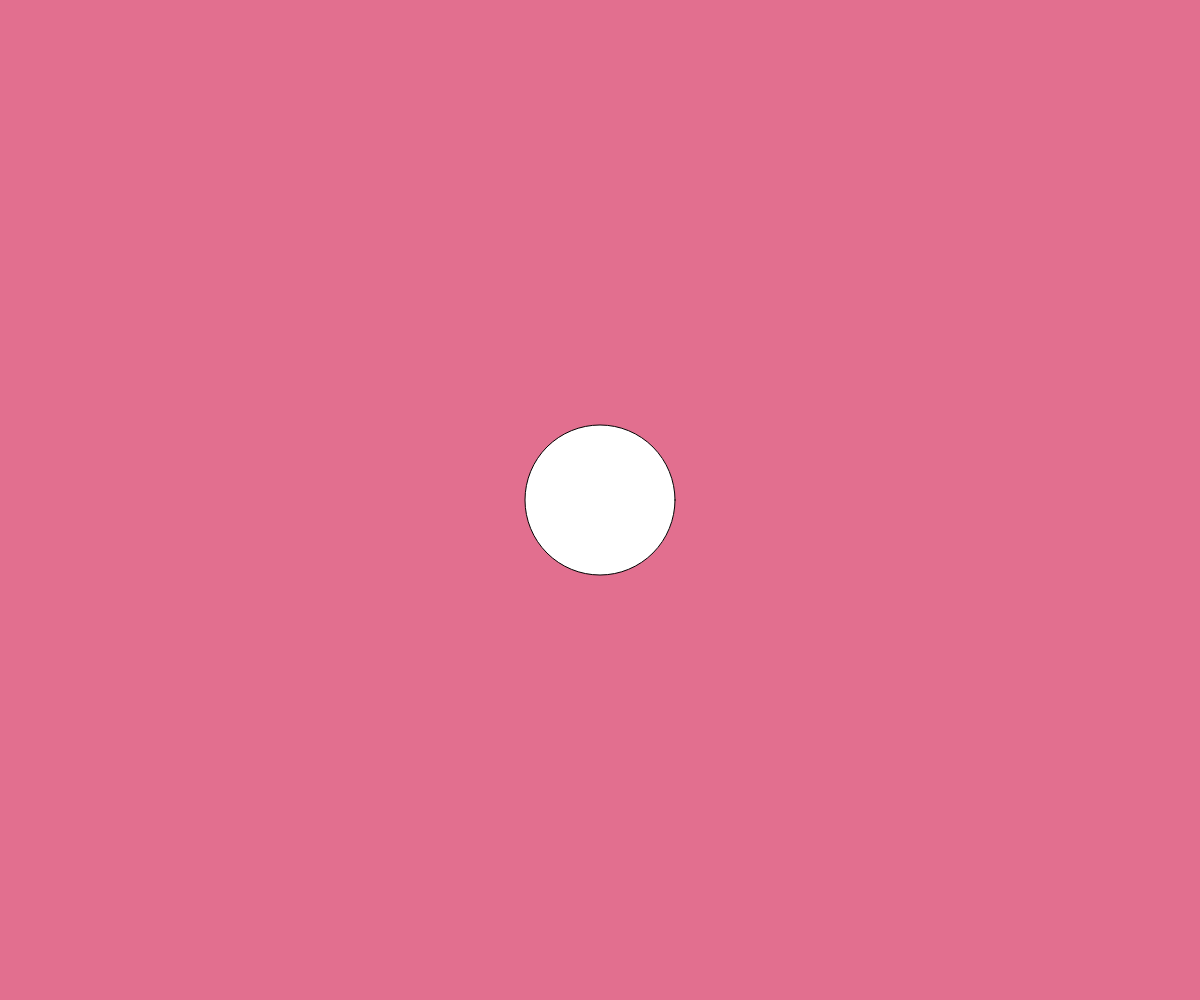
Frame 1 (no input)
Frame 60 (no input): identical to frame 1, image omitted
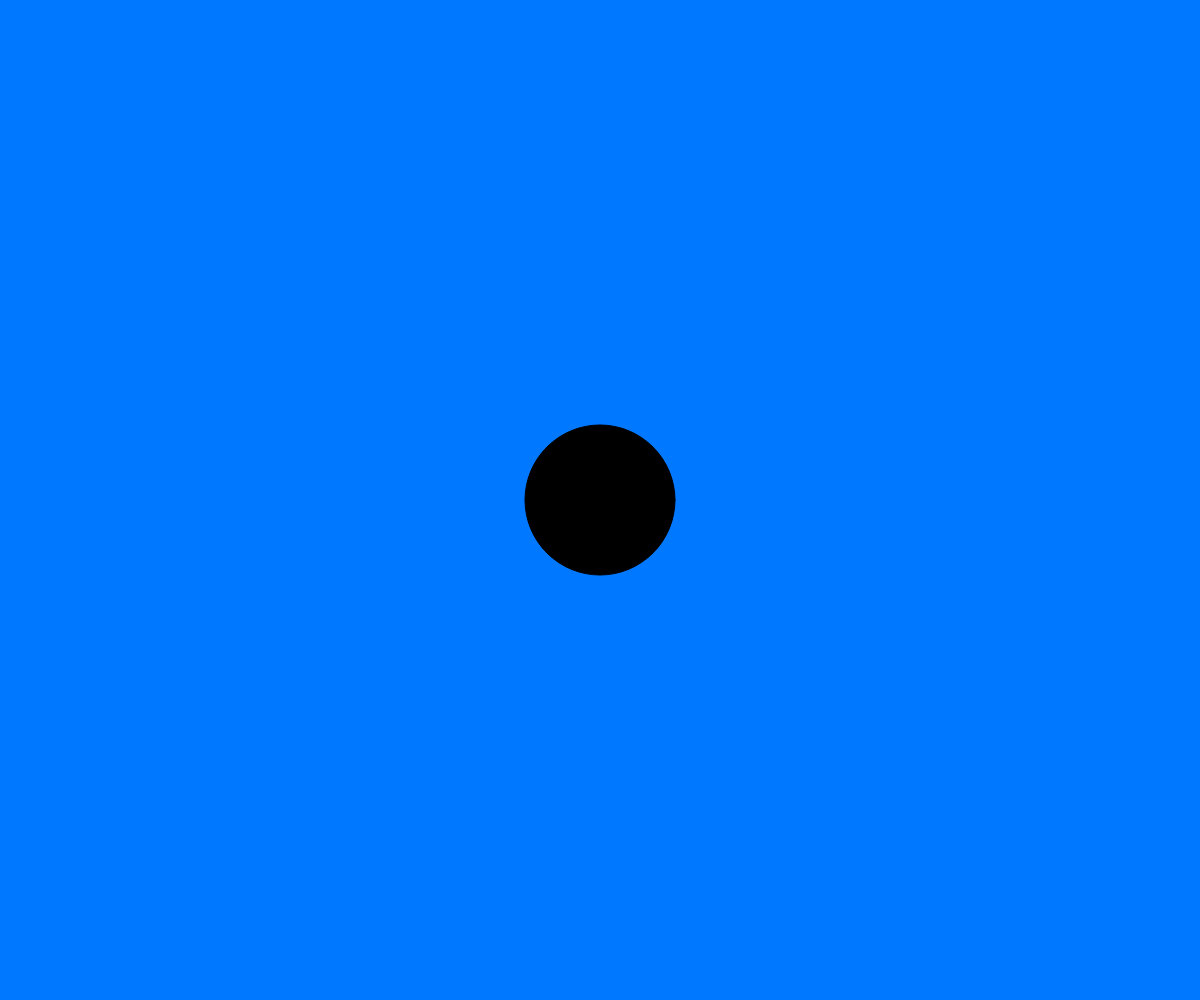
Frame 120 (the mouse pressed at the canvas centre since frame 60)

The p5.js sketch that drew these frames (run headless with seeded random() and noise() and a simulated clock; from frame 60 on, the mouse is pressed at the canvas centre):

// p5.js sketch
// ── sketch.js
function setup() {
  createCanvas(windowWidth, windowHeight);
  background(255, 45, 200);
}

function draw () {
  // fundo: muda cor onde estiver o rato
  // linha de cima
  if (mouseY < height / 2) { // linha de cima 1/3 de cima
    if (mouseX < width / 3) { 
      background(226, 111, 143);       // rosa
    } else if (mouseX < width / 3 * 2) {
      background(255, 150, 0);     // laranja
    } else {
      background(255, 230, 0);     // amarelo
    }
  } else {
    // linha de baixo
    if (mouseX < width / 3) {
      background(0, 180, 0);       // verde
    } else if (mouseX < width / 3 * 2) {
      background(0, 120, 255);     // azul
    } else {
      background(160, 0, 200);     // roxo
    }
  }

  // ---- círculo no meio: muda quando carregas no rato ----
  if (mouseIsPressed) {
    fill(0);                       // a carregar: preto
  } else {
    fill(255);                     // sem carregar: branco
  }
  circle(width / 2, height / 2, 150);
}
